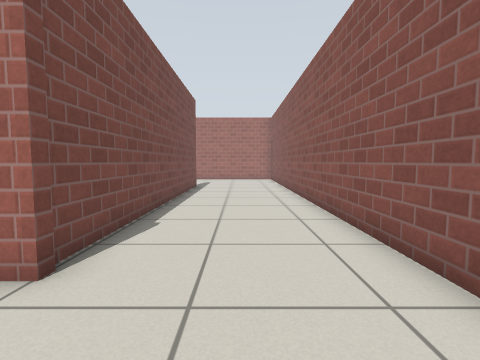
View 1 (above)

16 first-person views from a walk through a robot-simulator world made for Gazebo. The camera is 0.72 m above the floor, tilts 4° down and sees 85° across. The floor is counted in squares, 0.5 m on a side. Each view is taken from the middle of a square. On the plan, view 1 faces up. The plan holds only what a view shows up to about 13 squares ahead; the rest is blank. Gazebo's built-in surfaces are drawn with simple patterns.

View 2
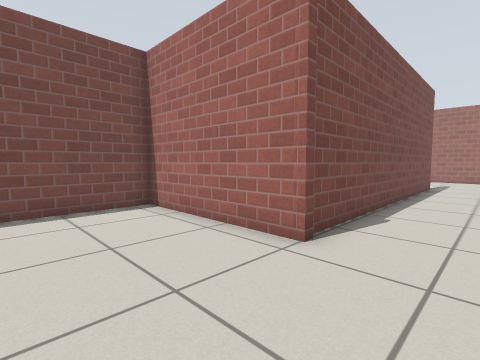

View 3
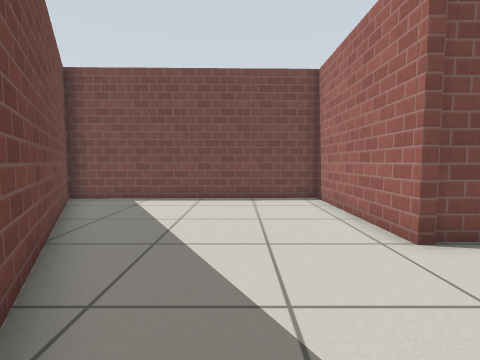

View 4
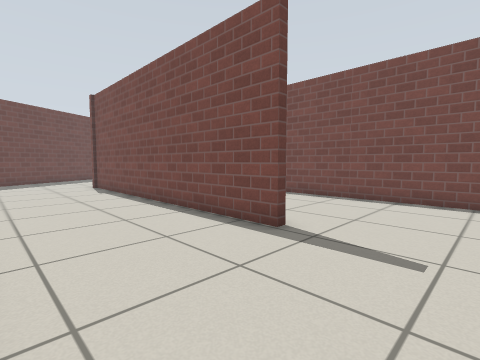

View 5
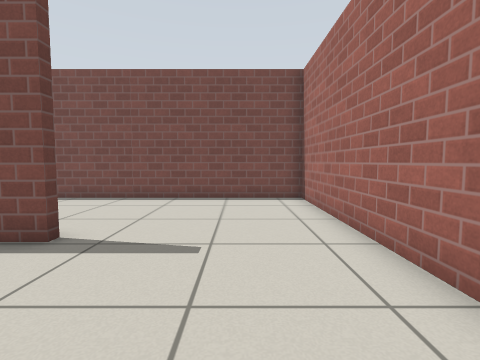

View 6
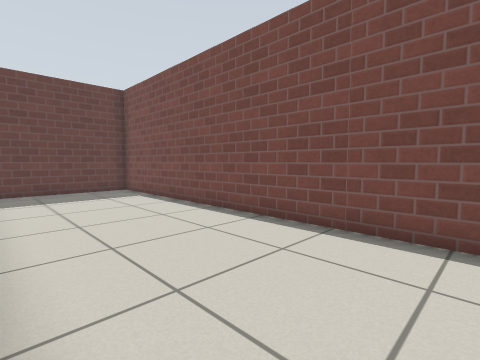

View 7
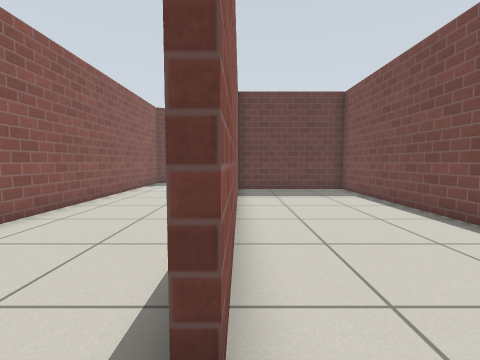

View 8
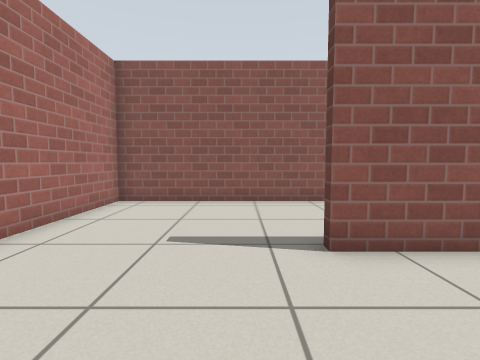

View 9
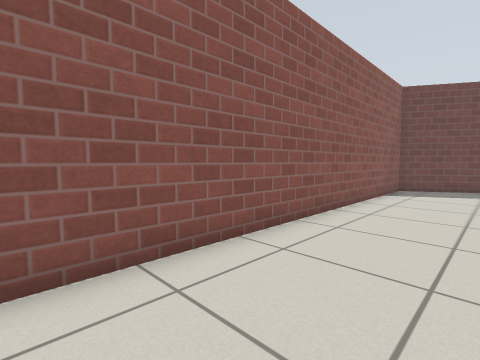

View 10
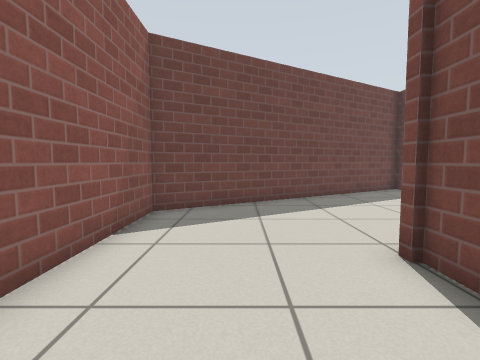

View 11
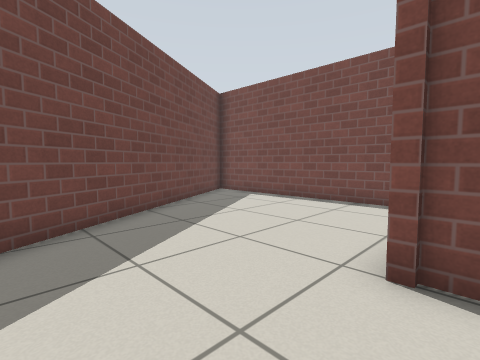

View 12
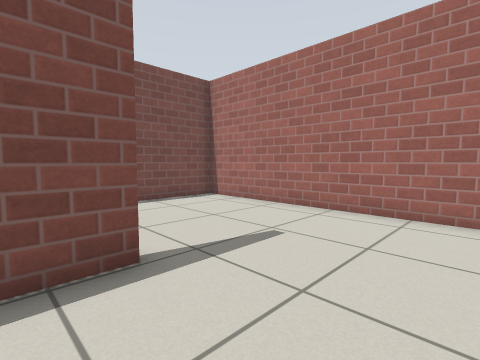

View 13
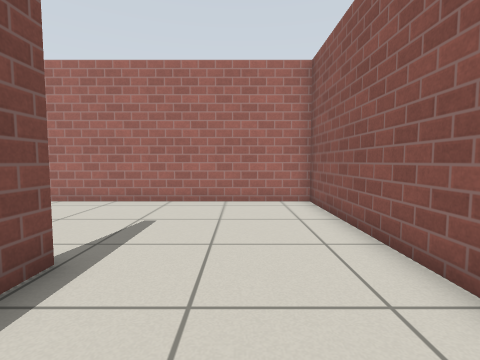

View 14
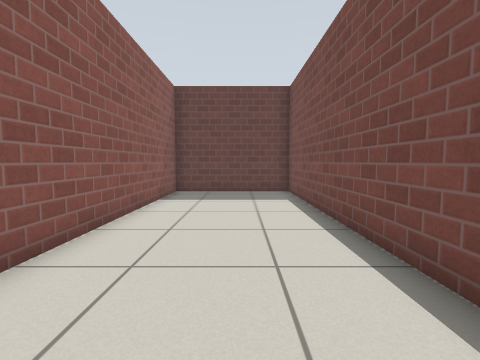

View 15
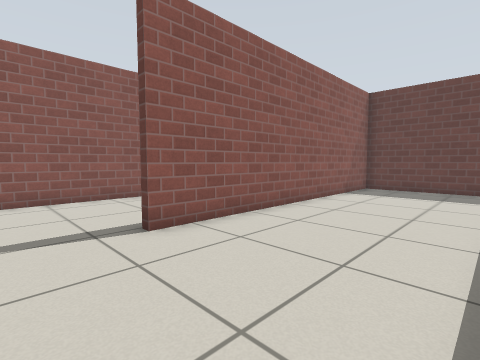

View 16
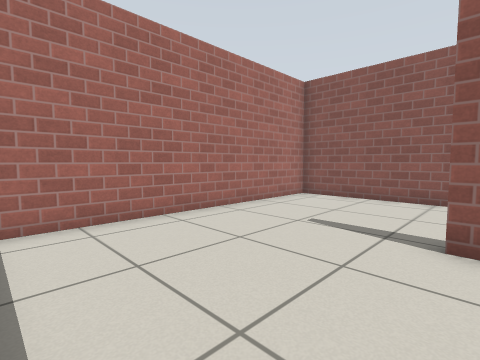

### Floor plan
Points are (right, up) in squares from view 1. A wall is a line through its corners. A room is listed if a view was taken in it or the views show most of it. See-through windows are left out.
Room 1 (views 1, 2, 3, 4, 5, 6, 7, 8, 9, 10, 11, 12, 13, 14, 15, 16)
walls: (-2.3, 3.1) (-8.4, 3.1) (-8.4, -6.5); (-7.9, -6.5) (2.5, -0.5) (2.5, 21.5) (-8.4, 21.5) (-8.4, 3.4) (-2.9, 3.4) (-2.9, 15.6) (-2.6, 15.6) (-2.6, 3)

Where each view was taken, in squares from view 1:
view 1: 0 up, 0 right, facing up
view 2: 1 down, 0 right, facing up-left
view 3: 0 up, 2 right, facing left
view 4: 19 up, 2 right, facing down-left
view 5: 19 up, 2 right, facing left
view 6: 17 up, 3 left, facing down-left
view 7: 17 up, 3 left, facing down
view 8: 17 up, 7 left, facing right
view 9: 14 up, 1 left, facing down-right
view 10: 7 up, 0 right, facing down
view 11: 4 up, 1 right, facing down-left
view 12: 14 up, 1 right, facing up-left
view 13: 12 up, 0 right, facing up
view 14: 16 up, 6 left, facing down
view 15: 18 up, 8 left, facing down-right
view 16: 15 up, 8 left, facing up-right
